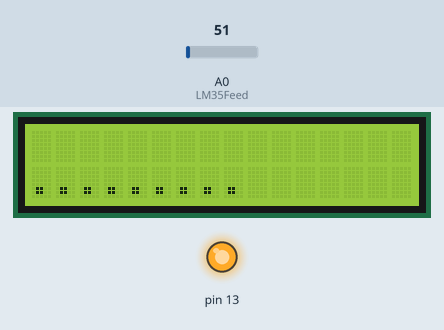
Bench run of a sketch on a simulated Arduino Uno, built with avr-gcc and run on an emulated ATmega328P. Parts: 16×2 character LCD, output pins drawn as LEDs (lit = HIGH). The inputs (shaded band) are chosen by the test bench; at power-on: A0 (LM35Feed) = 51. What the sketch prints to the serial monitor is not drawn.

Above: at 3.7 s.
At 19.4 s:
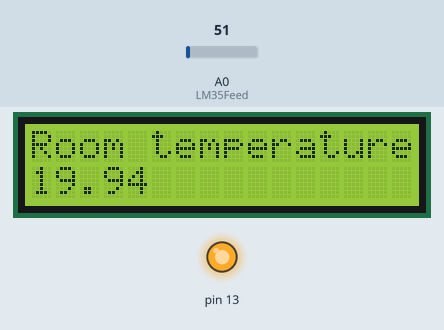
At 32.7 s:
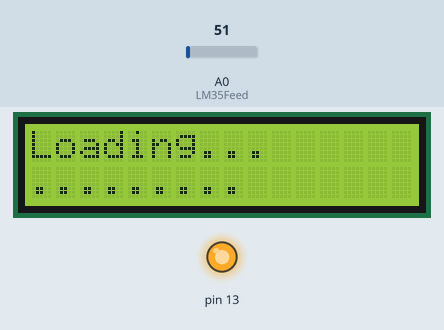
Timing chart, 0 to 34.2 s (numbered marks = the images above):
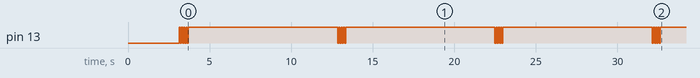

The sketch:

Lcd___Temperature_sensor.ino
```cpp
#include <LiquidCrystal.h>

LiquidCrystal lcd(12, 11, 5, 4, 3, 2);
int reading;
int LM35Feed=A0;
float tCentigrade;
float milivolts;

byte custom[8]=
{
  B11111,
  B10101,
  B10101,
  B11111,
  B10101,
  B10101,
  B11111,
  B00000
};


void setup()
{
 Serial.begin(9600);
lcd.begin(16, 2) ;
lcd.clear();
pinMode (13, OUTPUT);
lcd.createChar(1, custom);

delay(3000)
;}

void loop() {
  reading=analogRead(LM35Feed);
  milivolts=(reading/1023.0)*4000;
  tCentigrade=milivolts/10;
  lcd.print("Loading...");
  delay (70);
  lcd.setCursor(0,1);

   lcd.print(".");
   digitalWrite(13, HIGH);
  delay (70);
   lcd.print(".");
  digitalWrite(13, LOW);
  delay (70);
   lcd.print(".");
   digitalWrite(13, HIGH);
  delay (70);
   lcd.print(".");
  digitalWrite(13, LOW);
  delay (70);
   lcd.print(".");
   digitalWrite(13, HIGH);

  delay (70);
   lcd.print(".");
  digitalWrite(13, LOW);
  delay (70);
   lcd.print(".");
   digitalWrite(13, HIGH);

  delay (70);
   lcd.print(".");
  digitalWrite(13, LOW);
  delay (70);
   lcd.print(".");
   digitalWrite(13, HIGH);
   delay(3000);
  lcd.clear();
  delay(3000);

   Serial.print("Temperature:");
   Serial.print(tCentigrade);
   lcd.print("Room temperature:");
   lcd.setCursor(0,1);
   lcd.print(tCentigrade);


delay (3000);
lcd.clear();

}
```

Measured:
- by itself, pin 13: repeats every 9.6 s: 3 × (LOW 0.07 s, HIGH 0.07 s), LOW 0.07 s, HIGH 9.2 s
- what the display in image 0 shows lasts 3.0 s, from 3.7 s to 6.7 s
